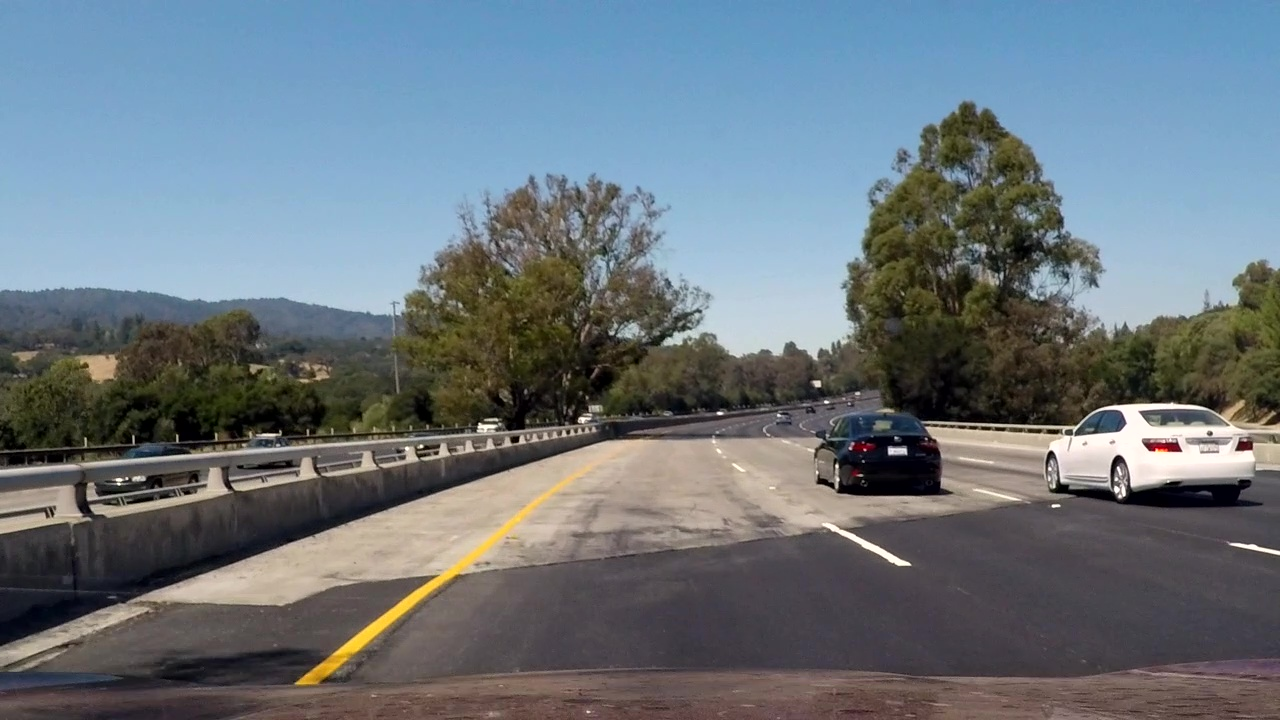
#> input picture Laboratorio 6/test_images/challenge.jpg, 1280 x 720 px; its folder holds 5 pictures in this run
$ python main.py
#> lines starting #> are read from the running program, lines starting #| are printed output that depends on the picture; after the words box and inside, x2 and y2 are one past the last pixel; in counts of white or black regions, pixels touching at a corner belong together
### Laboratorio 6/Es-01/utils/threshold.py
import cv2


# 1 is on the highest values of img
def threshold_high(img, val, max_val, type):
    _, res = cv2.threshold(img, val, max_val, type)
    return res


# 1 is on the lowest values of img
def threshold_low(img, val, max_val, type):
    return max_val - threshold_high(img, val, max_val, type)


# 1 is in the middle band
def threshold_band(img, val_low, val_high, max_val, type):
    return (
        threshold_high(img, val_low, max_val, type)
        * threshold_low(img, val_high, max_val, type)
        / max_val
    )

### Laboratorio 6/Es-01/utils/morphological_ops.py
import cv2
import numpy as np


def dilate(img, kernel, iterations=1):
    for _ in range(iterations):
        img = cv2.dilate(img, kernel, iterations)
    return img


def erode(img, kernel, iterations=1):
    for _ in range(iterations):
        img = cv2.erode(img, kernel, iterations)
    return img


def close(img, kernel, iterations=1):
    img = dilate(img, kernel, iterations)
    return erode(img, kernel, iterations)


def open(img, kernel, iterations=1):
    img = erode(img, kernel, iterations)
    return dilate(img, kernel, iterations)


class Kernel:
    size = 0
    center = 0
    kernel = np.ones(1)

    def __init__(self, size):
        self.size = size
        self.center = int((size + 1) / 2)
        self.kernel = np.ones((size, size), np.uint8)

    def set_rectangular_centered(self, horiz, width):
        self.kernel = np.zeros((self.size, self.size), np.uint8)
        low = int(self.center - width / 2)
        hi = int(self.center + width / 2)

        if horiz:
            self.kernel[low:hi, :] = 1
        else:
            self.kernel[:, low:hi] = 1
        return self

    def get_kern(self):
        return self.kernel

### Laboratorio 6/Es-01/utils/display.py
import matplotlib.pyplot as plt

ROWS = 1
COLS = 1


# [5 lines left out: function set_grid_size, not called in this run]


def display_image(img, title="", index=1, greyscale=False):
    plt.subplot(ROWS, COLS, index)
    plt.imshow(img, cmap="gray" if greyscale else "viridis")
    plt.title(title)
    plt.axis(False)


def show_images():
    plt.show()


def new_window(title=""):
#> in process_image, img is the input picture: shape (720, 1280, 3); mean B, G, R 124.9, 117.3, 106.8
    plt.figure(title)


# [4 lines left out: function init_display_video, not called in this run]


def show_video_frame(frame, title="", index=1, greyscale=False):
    display_image(frame, title, index, greyscale)
    plt.gcf().canvas.flush_events()


def update_frame():
    plt.draw()

### Laboratorio 6/Es-01/main.py
import cv2
from utils.display import *
from utils.threshold import *
from utils.morphological_ops import *
import numpy as np


def remove_meaningless_pxs(img):
    h, s, v = cv2.split(cv2.cvtColor(img, cv2.COLOR_BGR2HSV))
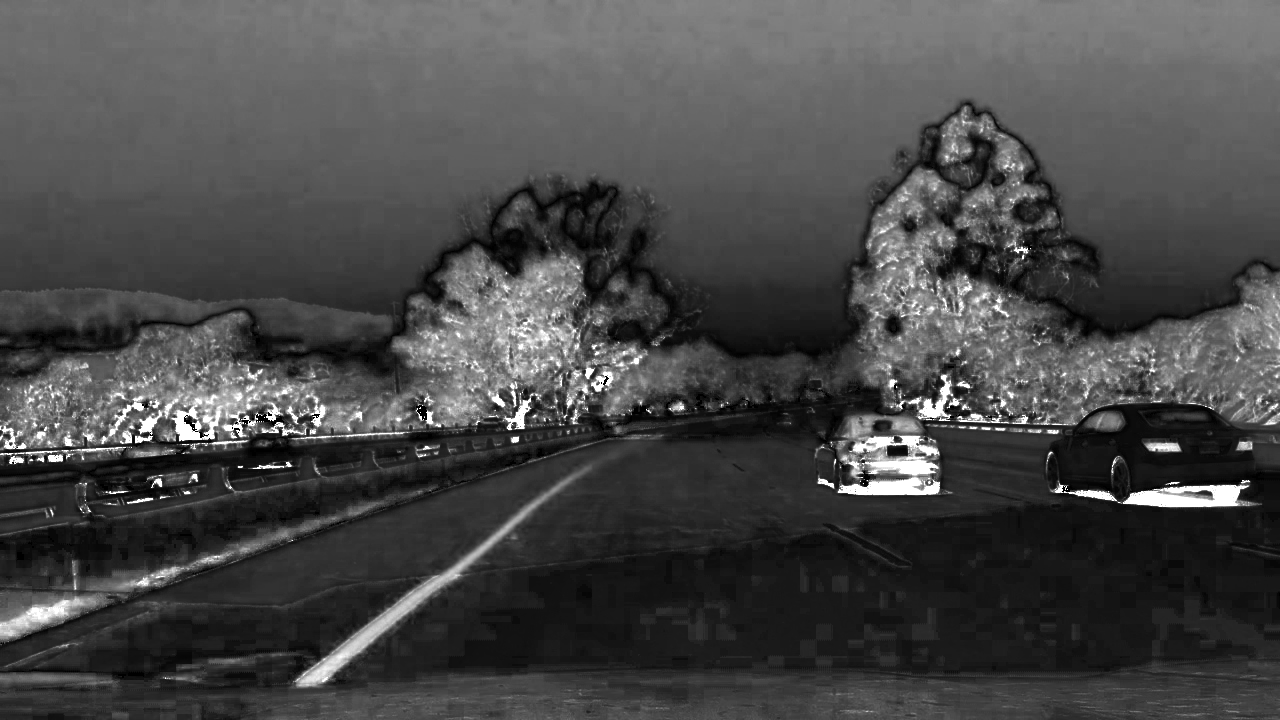
#> s: shape (720, 1280); min 0, max 255, mean 72.3
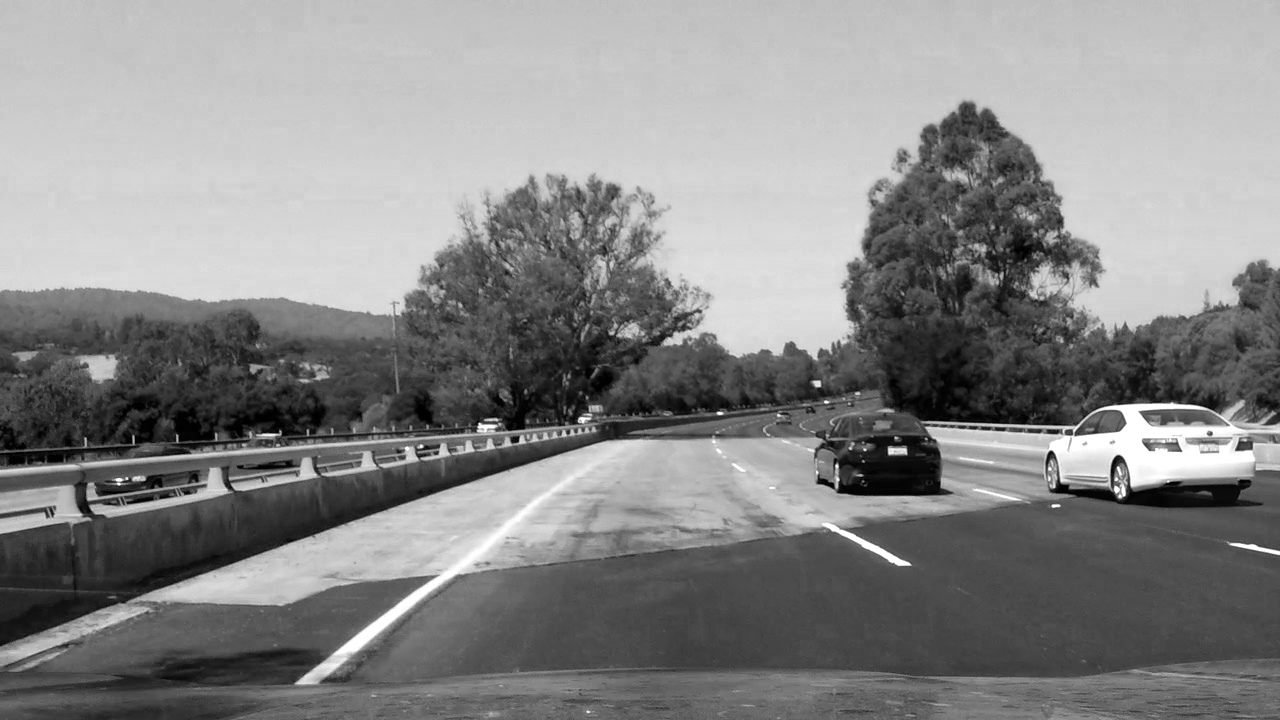
#> v: shape (720, 1280); min 0, max 255, mean 135.1

    # Remove the non-yellow colors
    h_mask = threshold_band(h, 13, 25, 179, cv2.THRESH_BINARY)
#> in threshold_high, `_, res = cv2.threshold(img, val, max_val, type)`:
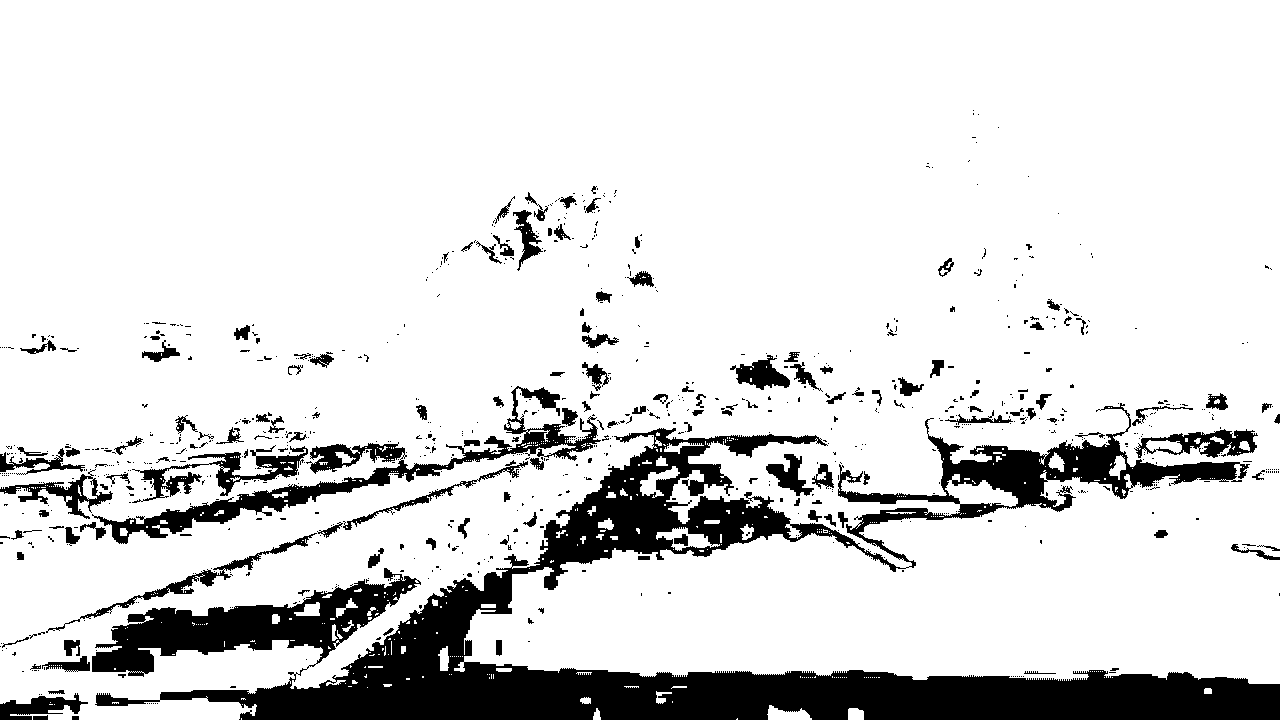
#> res: shape (720, 1280); values 0 (black) and 179 (white), 85.8% white; 877 black regions (723 under 20 px), largest, box (x1, y1, x2, y2) and area: (92, 403, 1280, 720) 95687, (92, 386, 601, 544) 9177, (132, 445, 308, 503) 2623
#> in threshold_high (call 2), `_, res = cv2.threshold(img, val, max_val, type)`: res: shape (720, 1280); values 0 (black) and 179 (white), 70.6% white; 375 black regions (303 under 20 px), largest, box (x1, y1, x2, y2) and area: (0, 190, 1280, 720) 250447, (75, 313, 266, 385) 6720, (284, 352, 340, 386) 1337
#> in threshold_band, `return ( threshold_high(img, val_low, max_val, type) * threshold_low(i..`: returned value: shape (720, 1280) float64; values 0 (black) and 0.229 (white), 15.1% white; 743 white regions (641 under 20 px), largest, box (x1, y1, x2, y2) and area: (0, 190, 902, 538) 43709, (0, 435, 657, 689) 36376, (927, 254, 1280, 480) 25293
    v_white_mask = threshold_high(v, 245, 255, cv2.THRESH_BINARY)
#> in threshold_high (call 3), `_, res = cv2.threshold(img, val, max_val, type)`: res: shape (720, 1280); 0.87% white; 54 white regions (45 under 20 px), largest, box (x1, y1, x2, y2) and area: (1070, 403, 1255, 485) 5201, (336, 497, 543, 654) 1644, (823, 523, 910, 565) 459
    mask = np.logical_or(h_mask > 0, v_white_mask > 0)
#> mask: shape (720, 1280) bool; 15.4% white; 746 white regions (644 under 20 px), largest, box (x1, y1, x2, y2) and area: (0, 190, 902, 538) 43765, (0, 435, 657, 689) 36376, (927, 254, 1280, 493) 27746
    v = v * mask

    # Remove what is too dark
    v_mask = threshold_high(v, 210, 255, cv2.THRESH_BINARY)
#> in threshold_high (call 4), `_, res = cv2.threshold(img, val, max_val, type)`: res: shape (720, 1280); 1.5% white; 237 white regions (210 under 20 px), largest, box (x1, y1, x2, y2) and area: (943, 403, 1255, 486) 6342, (297, 440, 643, 684) 5150, (821, 522, 911, 566) 499
    mask = v_mask > 0
    v = v * mask

    # Return the image in RGB
    hsv = cv2.merge([h, s, v])
#> hsv: shape (720, 1280, 3); mean H, S, V 77.2, 72.3, 3.7
    rgb = cv2.cvtColor(hsv, cv2.COLOR_HSV2RGB)
    return rgb


def compute_lines(img):
    img = cv2.cvtColor(img, cv2.COLOR_RGB2GRAY)
#> img: shape (720, 1280)

    thresh = 200
    tmp = cv2.Canny(img, thresh / 3, thresh)
#> tmp: shape (720, 1280); 0.63% white in thin lines or dots, all inside (x1, y1, x2, y2) = (7, 354, 1280, 685)

    kern_dilate = Kernel(11).set_rectangular_centered(True, 1).get_kern()
    kern_dilate_2 = Kernel(11).set_rectangular_centered(True, 3).get_kern()
    kern_erode = Kernel(7).set_rectangular_centered(False, 1).get_kern()

    dilate_iter = 2

    # Fill lines, by enlarging horizontally
    tmp2 = close(tmp, kern_dilate, 2)

    # Enlarge horizontally even more to highlight further lines
    tmp2 = dilate(tmp2, kern_dilate_2, iterations=dilate_iter)

    # Delete with vertical lines to remove noise
    tmp2 = open(tmp2, kern_erode, 2)

    tmp2 = erode(tmp2, kern_dilate_2, iterations=dilate_iter)

    tmp = cv2.Canny(tmp2, thresh / 3, thresh)
#> tmp: shape (720, 1280); 0.29% white in thin lines or dots, all inside (x1, y1, x2, y2) = (190, 403, 1255, 685)
    kern_final = Kernel(3).set_rectangular_centered(True, 1).get_kern()
    tmp = dilate(tmp, kern_final)
#> the loop in dilate (call 4), `for _ in range(iterations):` made 1 pass
#> pass 1, in dilate (call 4), `img = cv2.dilate(img, kernel, iterations)`:
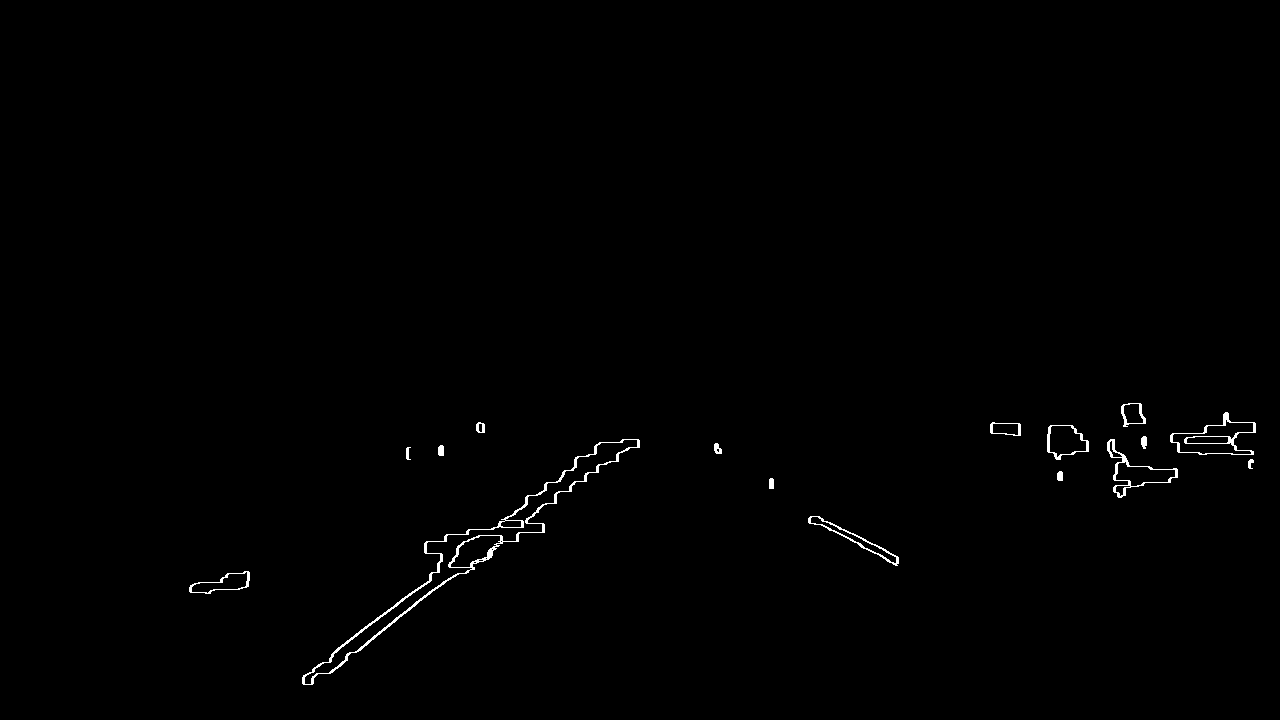
#> img: shape (720, 1280); 0.54% white in thin lines or dots, all inside (x1, y1, x2, y2) = (189, 403, 1256, 685)
    display_image(tmp, greyscale=True)


## TODO Hough


def process_frame(img):
    cleaned = remove_meaningless_pxs(img)
    compute_lines(cleaned)


def process_image(fname):
    new_window(fname.replace("../test_images/", "").replace(".jpg", ""))
    img = cv2.imread(fname)
    process_frame(img)


def main():
    process_image("../test_images/challenge.jpg")
    # process_image("../test_images/solidYellowLeft.jpg")
    show_images()


if __name__ == "__main__":
    main()
